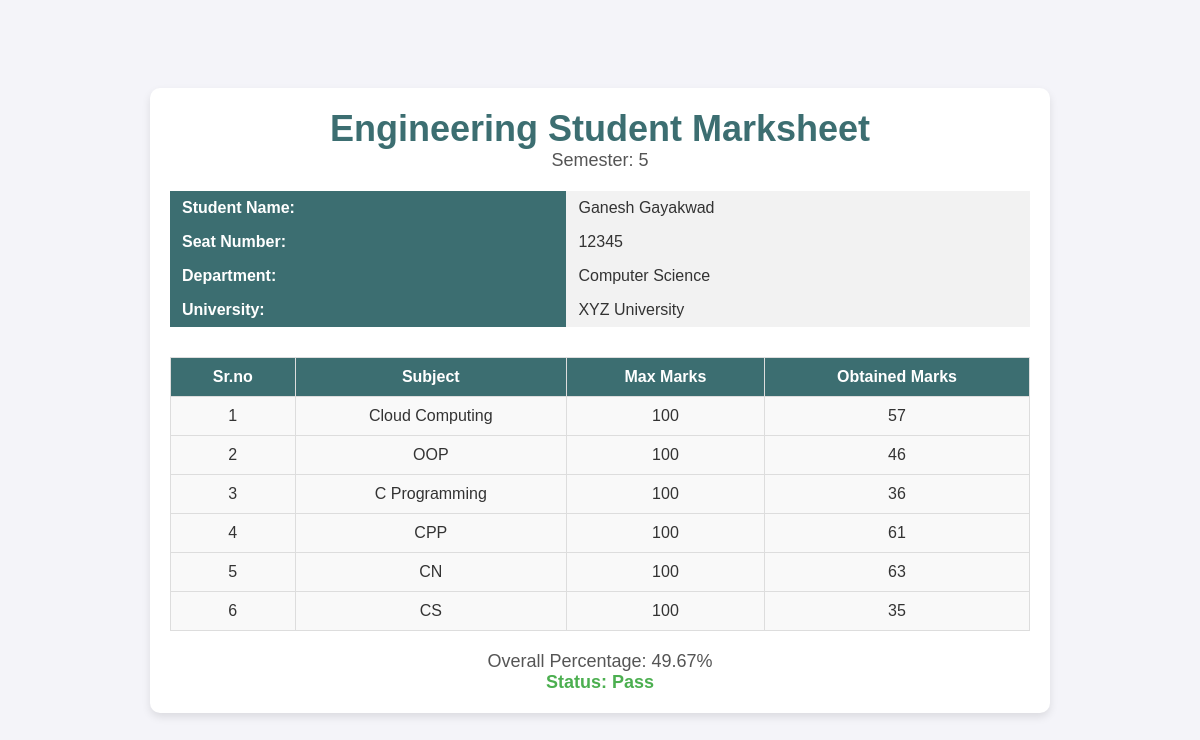
Screenshot of /marks/STU_691 with the database file from the repository.
### studentapp/models.py (models this page shows)
class Marks(models.Model):
    student = models.ForeignKey(Student, on_delete=models.CASCADE)
    subject = models.ForeignKey(Subject, on_delete=models.CASCADE)
    marks = models.IntegerField()

class Subject(models.Model):
    subject_name = models.CharField(max_length=20)

### studentapp/views.py (the view)
# urls.py: path("marks/<id>",marks,name="marks")
def marks(request,id):
    studentId = StudentId.objects.get(student_id=id)
    student = Student.objects.get(student_id=studentId)
    studentMarks = Marks.objects.filter(student=student)
    total_obtained = sum(marks.marks for marks in studentMarks)  # Sum of obtained marks
    total_max = len(studentMarks) * 100  # Max marks (assuming each subject has a max of 100)
    if total_max > 0:
        percentage = (total_obtained / total_max) * 100
    else:
        percentage = 0
    status = "Pass" if percentage >= 40 else "Fail"
    return render(request, 'marks.html', {"studentMarks":studentMarks,"percentage":percentage,"status":status})

### templates/marks.html (shortened to what this page needs)
<!DOCTYPE html>
<html lang="en">
<head>
</head>
<body>
    <div class="container">
        <div class="marksheet-header">
            <h1>Engineering Student Marksheet</h1>
            <p>Semester: 5</p>
        </div>
        <div class="student-details">
            <table>
                <tr>
                    <th>Student Name:</th>
                    <td>Ganesh Gayakwad</td>
                </tr>
                <tr>
                    <th>Seat Number:</th>
                    <td>12345</td>
                </tr>
                <tr>
                    <th>Department:</th>
                    <td>Computer Science</td>
                </tr>
                <tr>
                    <th>University:</th>
                    <td>XYZ University</td>
                </tr>
            </table>
        </div>
        <div class="marks-table">
            <table>
                <thead>
                    <tr>
                        <th>Sr.no</th>
                        <th>Subject</th>
                        <th>Max Marks</th>
                        <th>Obtained Marks</th>
                    </tr>
                </thead>
                <tbody>
                    {%for i in studentMarks%}
                    <tr>
                        <td>{{forloop.counter}}</td>
                        <td>{{i.subject.subject_name}}</td>
                        <td>100</td>
                        <td>{{i.marks}}</td>
                    </tr>
                    {%endfor%}
                </tbody>
            </table>
        </div>
        <div class="footer">
            <p>Overall Percentage: <span id="percentage">{{percentage|floatformat:2}}%</span></p>
            <p>Status: <span id="status">{{status}}</span></p>
        </div>
    </div>
</body>
</html>

### templates/marks.html (style rules this page uses)
* { margin: 0; padding: 0; box-sizing: border-box; }
body { font-family: Arial, sans-serif; background-color: #f4f4f9; color: #333; display: flex; justify-content: center; align-items: center; height: 100vh; }
.container { background-color: #ffffff; width: 80%; max-width: 900px; border-radius: 10px; padding: 20px; box-shadow: 0 4px 8px rgba(0, 0, 0, 0.1); }
.marksheet-header { text-align: center; margin-bottom: 20px; }
.marksheet-header h1 { font-size: 36px; color: #3c6e71; }
.marksheet-header p { font-size: 18px; color: #555; }
.student-details table { width: 100%; margin-bottom: 30px; border-collapse: collapse; }
.student-details th, .student-details td { padding: 8px 12px; text-align: left; }
.student-details th { background-color: #3c6e71; color: #ffffff; }
.student-details td { background-color: #f2f2f2; }
.marks-table table { width: 100%; border-collapse: collapse; }
.marks-table th, .marks-table td { padding: 10px 15px; border: 1px solid #ddd; text-align: center; }
.marks-table th { background-color: #3c6e71; color: white; }
.marks-table td { background-color: #f9f9f9; }
.marks-table tr:nth-child(even) { background-color: #f1f1f1; }
.footer { text-align: center; margin-top: 20px; }
.footer p { font-size: 18px; color: #555; }
.footer p:last-child { font-weight: bold; color: #4caf50; }

### rows the page displays
Marks: subject.subject_name "Cloud Computing", marks "57"
Marks: subject.subject_name "OOP", marks "46"
Marks: subject.subject_name "C Programming", marks "36"
Marks: subject.subject_name "CPP", marks "61"
Marks: subject.subject_name "CN", marks "63"
Marks: subject.subject_name "CS", marks "35"

### other values shown
{{ percentage|floatformat:2 }} "49.67"
{{ status }} "Pass"
